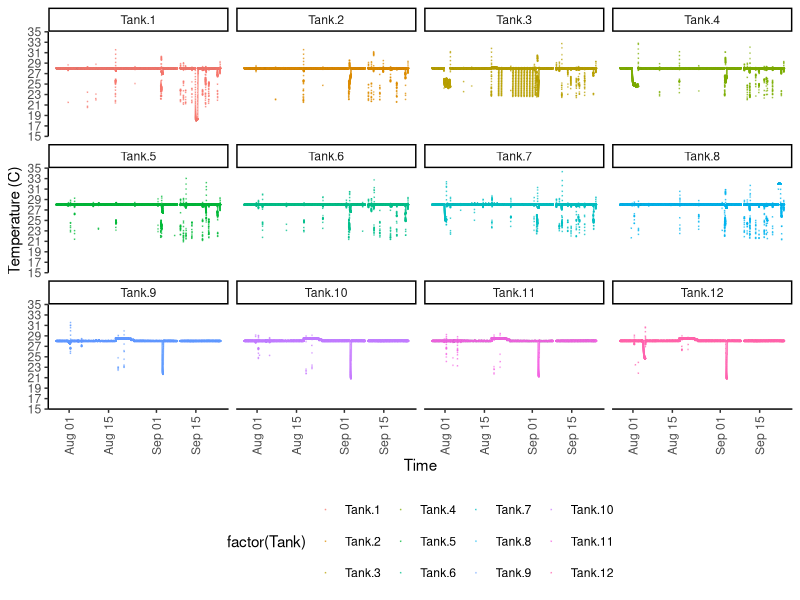
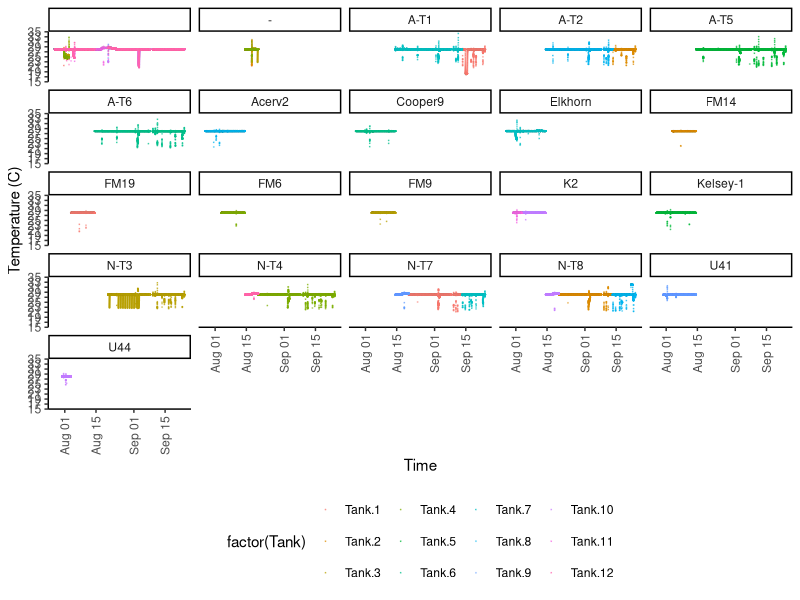

These figures' R source, in order:
## ---- chunk 1
knitr::opts_chunk$set(echo = TRUE, warning=FALSE, message=FALSE) 
                      #fig.width=4, fig.height=3 )
## ---- chunk 2

# Libraries
  library(reshape2)
  library(tidyverse)
  library(tidyr)

# Graphs

theme_set (theme_classic() + theme(panel.grid.major = element_blank(),
                              panel.grid.minor = element_blank(), 
                              axis.line = element_line(colour = "black"),
                              legend.position="bottom",
                              axis.text.x = element_text(angle = 90, vjust = 0.5),
                              plot.title = element_text(size=12, face="bold"),
                              #panel.border = element_rect(colour = "black", fill=NA, size=1)
                              panel.border = element_blank()
                              ))
## ---- chunk 3

# Treatment Info
  Treatment<-read.csv("Data/Treatments.csv")
  #duplicated(Treatment$Time)
  D_Treatment<-Treatment[duplicated(Treatment$Time), ]
  #Treatment<-Treatment[!duplicated(Treatment$Time), ]
  summary(Treatment)

# Temperature
  Temperature<-read.csv("Data/Temperature_wide.csv")
  D_Temperature<-Temperature[duplicated(Temperature$Time), ]
  #Temperature<-Temperature[!duplicated(Temperature$Time), ]
  summary(Temperature)
  
  # Tags %>%
  #     group_by(T_Type) %>%
  #     summarise_at(vars(T_AW, T_BW), funs(mean(., na.rm=TRUE)))

## ---- chunk 4

# Tall format
  Temp.Tall <- gather(Temperature, Tank, Temperature, Tank.1:Tank.12, factor_key=TRUE)
  Treatment.Tall <- gather(data=Treatment, Content,
                           key= Tank, Tank.1:Tank.12, factor_key=TRUE)


# Merge with content
  
  Temperature.tall<-merge(Temp.Tall, Treatment.Tall, 
                          by = c("Time","Tank"))
  
  Temperature.tall<-plyr::join(Temp.Tall, Treatment.Tall, 
                    by = c("Time","Tank"),
                    type = "left")

# Data types
    Temperature.tall$Tank<-factor(Temperature.tall$Tank)
    Temperature.tall$Content<-factor(Temperature.tall$Content)
    Temperature.tall$Time<-strptime(Temperature.tall$Time, "%m/%d/%Y %H:%M:%S")
    Temperature.tall$Time <- as.POSIXct(Temperature.tall$Time)

    summary(Temperature.tall)

## ---- chunk 5
TankTemperature<- ggplot(Temperature.tall, aes (Time, Temperature, colour=factor(Tank))) +
  #geom_vline(xintercept=1500)+
  geom_jitter(alpha=0.5, size=0.01)+
  scale_y_continuous(limits = c(15, 35),
                         breaks = seq(15, 35, 2),  
                         expand = c(0, 0),
                         name=("Temperature (C)"))
TankTemperature+facet_wrap(~Tank)

TankTemperature+facet_wrap(~Content)
## ---- chunk 6
# Creates bibliography 
#knitr::write_bib(c(.packages()), "packages.bib")
